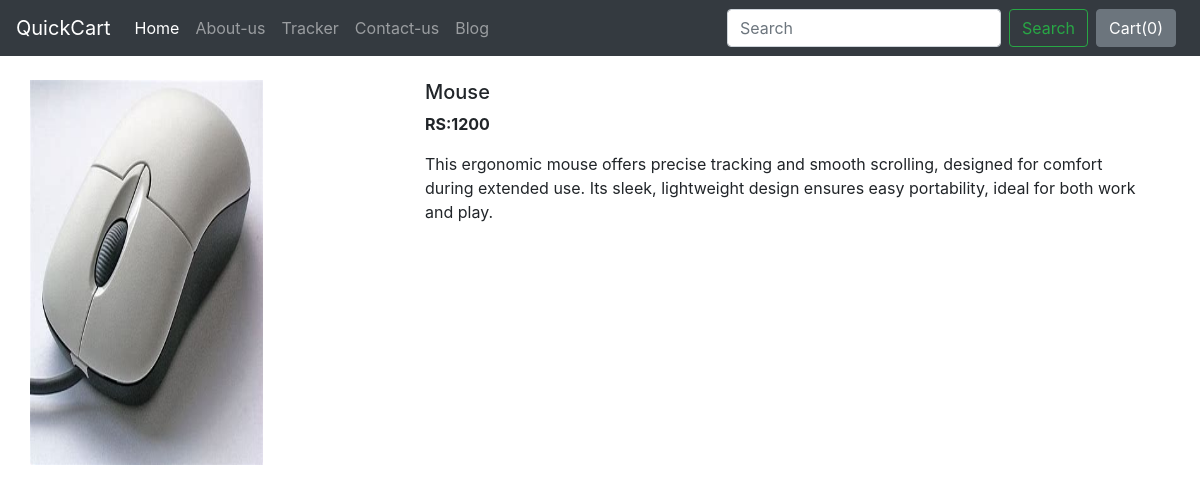
The page /shop/products/4 on the database its author committed.
### shop/models.py (models this page shows)
class Product(models.Model):
    product_id=models.AutoField
    product_name=models.CharField(max_length=50)
    subcategory=models.CharField(max_length=50,default="")
    category=models.CharField(max_length=50,default="")
    price=models.IntegerField(default=0)
    desc=models.CharField(max_length=300)
    pub_date=models.DateField()
    image=models.ImageField(upload_to="shop/image",default="")
    def __str__(self):
        return self.product_name

### shop/views.py (the view)
# urls.py: path("products/<int:myid>", views.productview, name="Productview"),
def productview(request, myid):
    product=Product.objects.filter(id=myid)
    print(product)
    return render(request, "shop/prodview.html", {'product':product[0]})

### shop/templates/shop/prodview.html (shortened to what this page needs)
{% extends 'shop/basic.html' %}
{% block body %}
<div class="container my-4">
    <div class="row">
    <div class="col-md-4">
    <div class="row">
       <img src="/media//{{product.image}}" width="233px" height="385px">
    </div>
        </div>
    <div class="col-md-8">
        <h5>{{product.product_name}}</h5>
         <p><b>RS:{{product.price}}</b><p>
            <p>{{product.desc}}</p>
    </div>
        </div>
</div>
{% endblock %}

### rows shown on the page
Product: image (picture), product_name "Mouse", price "1200", desc "This ergonomic mouse offers precise tracking and smooth scrolling, designed for comfort during extended use. Its sleek, lightweight design ensures easy portability, ideal for both work and play."
